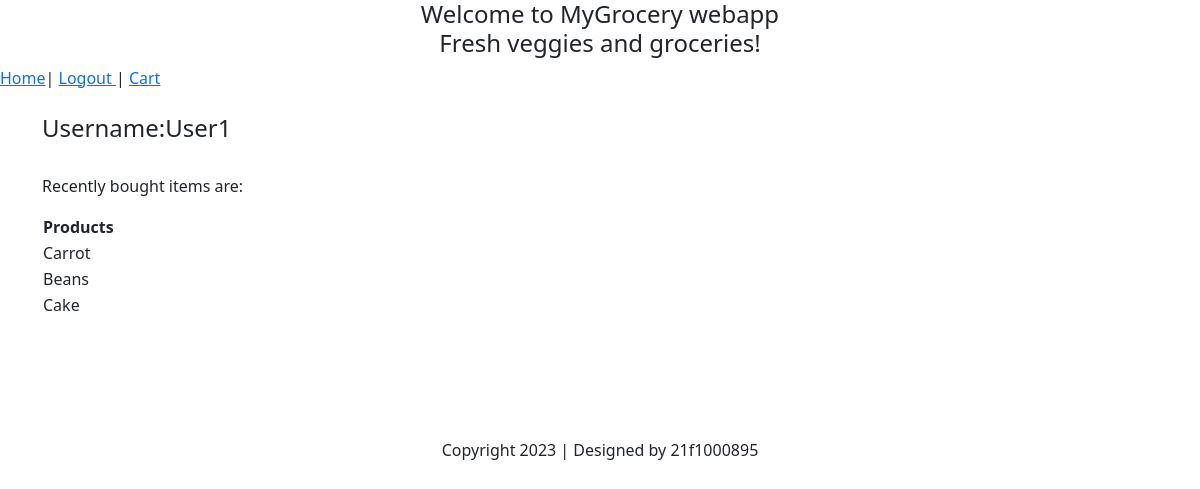
The page /profile (signed in) on the database its author committed.
### models.py (models this page shows, shortened)
class User(db.Model, UserMixin):
    id = db.Column(db.Integer(), primary_key = True)
    username = db.Column(db.String(50), nullable = False, unique = True)
    password = db.Column(db.String(50), nullable = False)
    usercart = db.relationship("Product", backref = "shopping", secondary = "association")

class Product(db.Model):
    product_id = db.Column(db.Integer(), primary_key = True)
    product_name = db.Column(db.String(50), nullable = False)
    product_unit = db.Column(db.String(), nullable = False)
    product_quantity = db.Column(db.Integer())
    product_price = db.Column(db.Integer())
    sect = db.Column(db.Integer(), db.ForeignKey("section.section_id"), nullable = False)

### app.py (the view)
@app.route('/profile')
@login_required
def profile():
    uid=User.query.get(current_user.id)
    data=[]
    for i in range(len(uid.usercart)):
        order=uid.usercart[i].product_name
        data.append(order)
    return render_template('profile.html', data=data)

### app.py (called while the page is built)
@login_manager.user_loader
def load_user(user_id):
    return User.query.get(int(user_id))

### templates/profile.html (shortened to what this page needs)
<!DOCTYPE html>
<html lang="en">
<head>
    <link href="https://cdn.jsdelivr.net/npm/bootstrap@5.3.0/dist/css/bootstrap.min.css" rel="stylesheet">
</head>
<body><div>
    <heading align="center">
        <h4>Welcome to MyGrocery webapp<br>Fresh veggies and groceries!</h4>
    </heading>
    <a href="{{url_for('dashboard')}}">Home</a>|
    <a href="{{url_for('logout')}}" >Logout </a> |
    <a href="/buy">Cart</a>
</div>
    <div class="container-sm">
<div>
    <br>
    <h4>Username:{{current_user.username}}</h4><br>
    <div>
        <p>Recently bought items are:</p>
        <table>
            <tr>
                <th>Products</th>
            </tr>
            {% for d in data|sort(attribute='p_id',reverse=true) %}
            <tr>
                <td>{{d}}</td>
            </tr>
            {% endfor %}
        </table>
    </div>
 </div>
</div>
    <br>
  <br><br><br><br>
<Footer align = "center">Copyright 2023 | Designed by 21f1000895</Footer>
</body>
</html>

### rows shown on the page
User: username "User1"
Product: product_name "Carrot"
Product: product_name "Beans"
Product: product_name "Cake"
